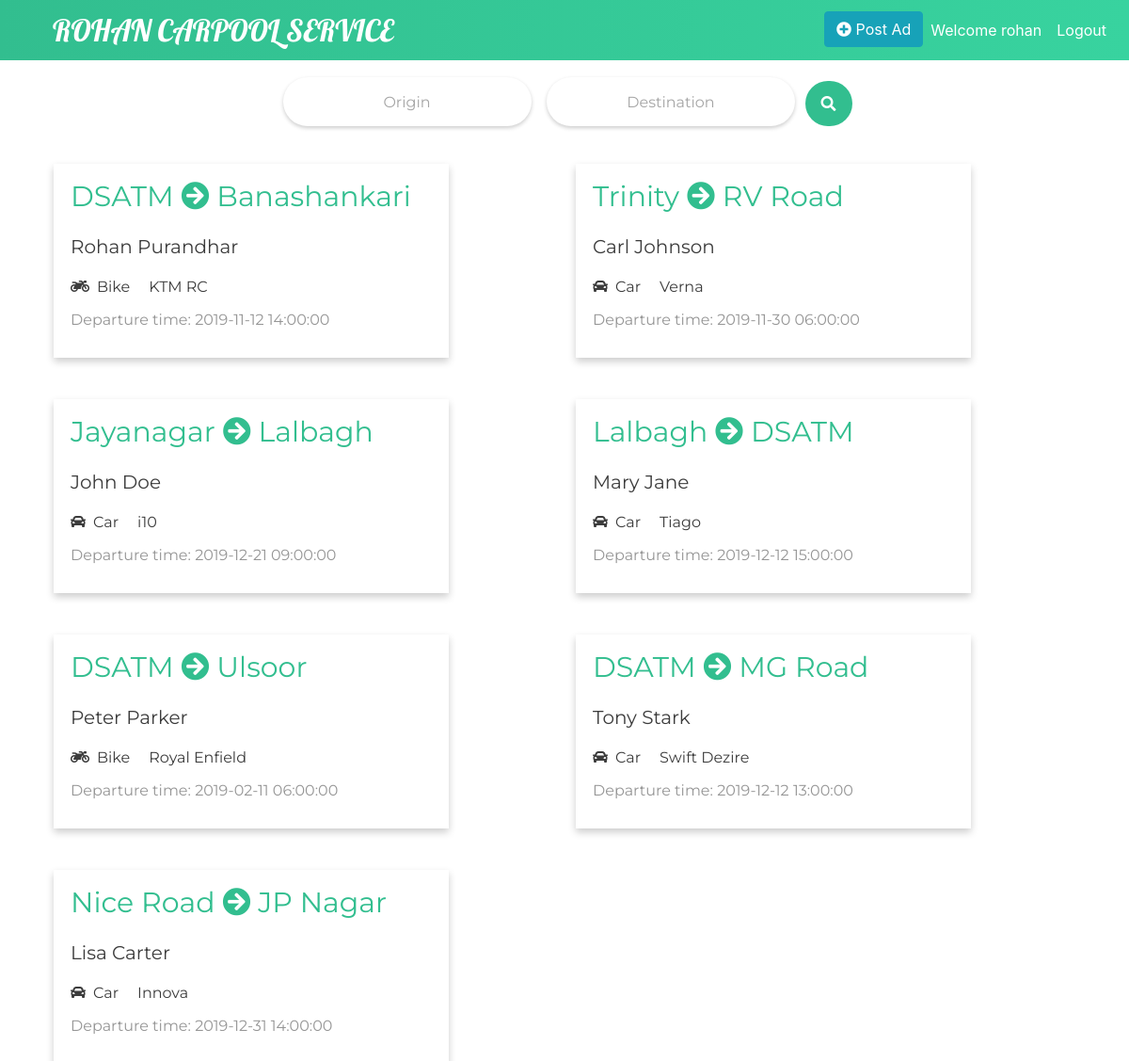
The page /index.php (signed in) on the database its author committed.
### tables this page shows
CREATE TABLE `route_details` (
  `ad_id` int(10) NOT NULL,
  `origin` varchar(255) NOT NULL,
  `destination` varchar(255) NOT NULL,
  `departure_time` datetime NOT NULL
);

CREATE TABLE `user` (
  `id` int(10) NOT NULL,
  `username` varchar(255) NOT NULL,
  `name` varchar(255) NOT NULL,
  `password` varchar(255) NOT NULL
);

CREATE TABLE `vehicle_details` (
  `ad_id` int(10) NOT NULL,
  `vehicle_type` varchar(255) NOT NULL,
  `vehicle_name` varchar(255) NOT NULL,
  `vehicle_no` varchar(255) NOT NULL,
  `seats` int(1) NOT NULL
);

### index-server.php (called while the page is built)
<?php
$db = mysqli_connect('localhost','root','','carpool');
$list_query = "Select a.origin, a.destination, a.departure_time, b.vehicle_type, b.vehicle_name, c.name, d.ad_id
from route_details a, vehicle_details b, user c, ad_details d
where a.ad_id = b.ad_id and d.id = c.id and b.ad_id = d.ad_id and d.open_for_booking='y'";
$results = mysqli_query($db, $list_query);
?>

### index.php (the view, shortened to what this page needs)
<?php
include('index-server.php');
?>
<!DOCTYPE html>
<html lang="en">
<head>
    <link type="text/css" rel="stylesheet"
        href="https://stackpath.bootstrapcdn.com/bootstrap/4.3.1/css/bootstrap.min.css">
    <link type="text/css" rel="stylesheet" href="css/style.css">
    <link rel="stylesheet" href="https://cdnjs.cloudflare.com/ajax/libs/font-awesome/5.11.2/css/all.min.css"
 />
</head>
<body>
    <nav class="navbar navbar-expand-md">
        <a class="banner" href="index.php">ROHAN CARPOOL SERVICE</a>
        <div class="collapse navbar-collapse">
            <ul class="navbar-nav ml-auto">
                <li class="nav-item">
                    <a href="create-ad.php">
                        <button class="btn btn-info"><i class="fas fa-plus-circle"></i> Post Ad</button>
                    </a>
                </li>
                <li class="nav-item">
                    <a class="nav-link" href="user-history.php">Welcome <?php echo $_SESSION['username']; ?></a>
                </li>
                <li class="nav-item">
                    <a class="nav-link" href="logout.php">
                        Logout
                    </a>
                </li>
            </ul>
        </div>
    </nav>
    <div class="search-bar">
        <form method="POST" action="search-result.php">
            <input type="text" name="search-origin" placeholder="Origin" class="search" id="search-origin">
            <input type="text" name="destination-origin" placeholder="Destination" class="search" id="search-destination">
            <button type="submit" class="btn btn-info search-btn"><i class="fas fa-search"></i></button>
        </form>
    </div>
    <div class="container">
        <div class="list">
            <?php
                while($ads=mysqli_fetch_assoc($results))
                {
            ?>
            <a class="item-link" href="ad-details.php?ad_id=<?=$ads['ad_id'] ?>">
                <div class="item">
                    <p class="route"><?php echo $ads['origin']; ?> <i class="fas fa-arrow-circle-right"></i>
                        <?php echo $ads['destination']; ?></p>
                    <p class="ad-name"><?php echo $ads['name']; ?></p>
                    <div class="vehicle-row">
                        <i class="fas vehicle-icon"></i><span
                            class="vehicle-type"><?php echo $ads['vehicle_type']; ?></span><span
                            class="vehicle-name"><?php echo $ads['vehicle_name']; ?></span>
                    </div>
                    <p class="ad-time">Departure time: <?php echo $ads['departure_time']; ?></p>
                </div>
            </a>
            <?php
                }
            ?>
        </div>
    </div>
</body>
</html>

### css/style.css (style rules this page uses)
* { text-decoration: none; }
.item-link { color: #3C3C3C; text-decoration: none; }
.banner { font-family: "Lobster"; font-size: 32px; color: #fff; margin: 0 40px; text-decoration: none; }
.navbar { background-image: linear-gradient(to right, #32be8f, #38d39f, #32be8f); background-size: 200%; }
.nav-link { color: #fff; }
.search-bar { text-align: center; }
.search { height: 52px; border: none; outline: none; margin: 18px 6px; border-radius: 50px; box-shadow: 0 2px 4px 0 rgba(0, 0, 0, 0.2); padding: 8px; transition: 0.2s; }
.search::placeholder { text-align: center; opacity: 65%; font-family: 'Montserrat'; }
.search-btn { border: none; outline: none; height: 48px; width: 50px; border-radius: 50px; background: #32be8f; }
.item { font-family: "Montserrat"; width: 420px; padding: 12px 18px; margin: 22px 12px; box-shadow: 0 4px 8px 0 rgba(0, 0, 0, 0.2); transition: 0.3s; }
.list { display: grid; grid-template-columns: 50% 50%; }
.route { font-size: 30px; color: #32be8f; }
.ad-name { font-size: 20px; }
.ad-time { opacity: 80%; color: #7B7B7B; }
.vehicle-row { display: block; }
.vehicle-icon { margin-right: 8px; margin-bottom: 16px; }
.vehicle-name { margin-left: 20px; margin-bottom: 16px; }

### rows shown on the page
route_details: origin "DSATM", destination "Banashankari", user.name "Rohan Purandhar", vehicle_details.vehicle_type "Bike", vehicle_details.vehicle_name "KTM RC", departure_time "2019-11-12 14:00:00"
route_details: origin "Trinity", destination "RV Road", user.name "Carl Johnson", vehicle_details.vehicle_type "Car", vehicle_details.vehicle_name "Verna", departure_time "2019-11-30 06:00:00"
route_details: origin "Jayanagar", destination "Lalbagh", user.name "John Doe", vehicle_details.vehicle_type "Car", vehicle_details.vehicle_name "i10", departure_time "2019-12-21 09:00:00"
route_details: origin "Lalbagh", destination "DSATM", user.name "Mary Jane", vehicle_details.vehicle_type "Car", vehicle_details.vehicle_name "Tiago", departure_time "2019-12-12 15:00:00"
route_details: origin "DSATM", destination "Ulsoor", user.name "Peter Parker", vehicle_details.vehicle_type "Bike", vehicle_details.vehicle_name "Royal Enfield", departure_time "2019-02-11 06:00:00"
route_details: origin "DSATM", destination "MG Road", user.name "Tony Stark", vehicle_details.vehicle_type "Car", vehicle_details.vehicle_name "Swift Dezire", departure_time "2019-12-12 13:00:00"
route_details: origin "Nice Road", destination "JP Nagar", user.name "Lisa Carter", vehicle_details.vehicle_type "Car", vehicle_details.vehicle_name "Innova", departure_time "2019-12-31 14:00:00"

### other values the page prints
$_SESSION['username'] "rohan"
